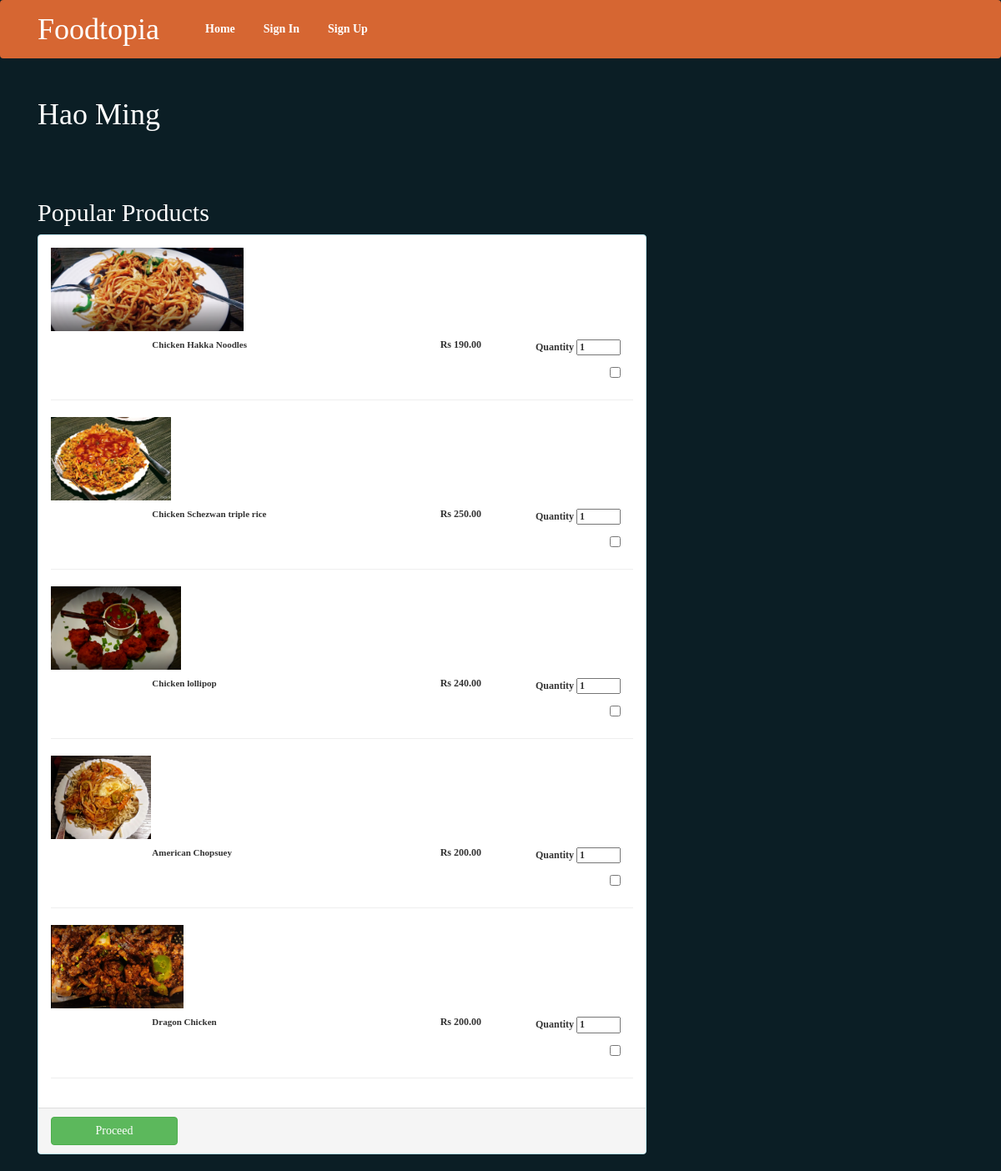
Page /restaurant.php on the committed database.
### tables this page shows
CREATE TABLE `restaurant` (
  `sl` int(128) NOT NULL,
  `name` varchar(256) NOT NULL,
  `location` varchar(256) NOT NULL,
  `sell` int(11) NOT NULL,
  `image` varchar(50) NOT NULL,
  `imagename` varchar(160) NOT NULL
);

CREATE TABLE `menu` (
  `sl` int(128) NOT NULL,
  `restaurant` varchar(256) NOT NULL,
  `item` varchar(256) NOT NULL,
  `details` varchar(256) NOT NULL,
  `price` int(128) NOT NULL,
  `image` varchar(50) NOT NULL,
  `imagename` varchar(160) NOT NULL
);

### restaurant.php (the view, shortened to what this page needs)
<!DOCTYPE html>
<html lang="en">
  <head>
  </head>
  <body>
<?php
include "nav.php";
?>
<?php
    include_once 'connect.php';
    $id = intval($_GET['id']);
    $sql = 'SELECT * FROM restaurant WHERE sl = '.$id.' ';
    $result = mysqli_query($conn,$sql);
    $row = mysqli_fetch_array($result);
    $restaurant = $row['name'];
?>
    <section class="py-5">
      <div class="container">
        <h1 style="font-family:Axiforma;color:white;"><?php echo "$restaurant"; ?></h1>
        </div></section>
    <br>
<form method="POST" action="process.php">
<div class="container">
  <h2 style="font-family:Axiforma; color:white;">Popular Products</h2>
  <div class="row">
    <div class="col-xs-8">
      <div class="panel panel-info">
        <div class="panel-body">
<?php
$sql = "SELECT * FROM menu WHERE restaurant = '$restaurant'" ;
$result = mysqli_query($conn,$sql);
$n=0;
while($row = mysqli_fetch_array($result)){
  echo '<img src="images/'.$row['imagename'].'" height="100px; width="100px;">' ;
?>
  <div class="row">
            <div class="col-xs-2"></div>
            <div class="col-xs-4"><h4 class="product-name" style="font-family:Axiforma; font-size:11px"><strong><?php echo "$row[item]"; ?></strong></h4></div>
            <div class="col-xs-6">
              <div class="col-xs-6 text-right"><h6><strong>Rs <?php echo "$row[price]"; ?>.00 <span class="text-muted"></span></strong></h6></div>
              <div class="col-xs-6 text-right"><h6><strong>Quantity <input type="number" name="quantity[]" min="1" max="10" value="1"><span class="text-muted"></span></strong></h6></div>
              <div class="col-xs-6 text-right"><h6><strong><span class="text-muted"></span></strong></h6></div>
              <div class="col-xs-6 text-right">
                    <input type="checkbox" name="ordered_item[]" value="<?php echo "".$row['sl']."x".$n.""; ?>">
              </div>
            </div>
          </div>
          <hr>
          <?php
          $n++;
}
?>
        </div>
        <div class="panel-footer">
          <div class="row text-center">
            <div class="col-xs-3">
              <button name="order" type="submit" class="btn btn-success btn-block">
                Proceed
              </button>
            </div>
          </div>
        </div>
      </div>
    </div>
  </div>
</div>
</form>
</body>
</html>
<link href="assets/css/bootstrap.min.css" rel="stylesheet">
<link href="assets/css/source.bootstrap.min.css" rel="stylesheet">
<link href="assets/css/half-slider.css" rel="stylesheet">
<link href="assets/css/index.css" rel="stylesheet">

### nav.php (shortened to what this page needs)
  <!DOCTYPE html>
  <html>
  <head>
    <link rel="stylesheet" type="text/css" media="screen" href="assets/css/index.css" />
    <link rel="stylesheet" href="https://maxcdn.bootstrapcdn.com/bootstrap/3.3.7/css/bootstrap.min.css">
  </head>
  <body>
  <nav class="navbar navbar-expand-lg navbar-dark bg-red fixed-top">
    <div class="container">
      <a class="navbar-brand" href="index.php" style= "font-size:36px; font-family: Axiforma;"> Foodtopia </a>
      <div class="collapse navbar-collapse" id="navbarResponsive">
        <ul class="nav navbar-nav">
          <li>
            <a href="index.php" style="font-family: Axiforma; font-weight:bold;">Home </a>
          </li>
        <?php
        if(isset($_SESSION['valid'])!=true){
          ?>
          <ul class="nav navbar-nav navbar-right">
          <li><a href="sign_in.php" style="font-family: Axiforma; font-weight:bold;">Sign In</a></li>
          <li><a href="sign_up.php" style="font-family: Axiforma; font-weight:bold;">Sign Up</a></li>
          </ul>
        <?php
        }
        else{
          ?>
          <ul class="nav navbar-nav navbar-right">
          <li><a href="logout.php" style="font-family: Axiforma; font-weight:bold;">Logout</a></li>
          </ul>
          <?php
        }
        ?>
    </div>
  </div>
</nav>
  </body>
  </html>

### assets/css/index.css (style rules this page uses)
body { background-color: #0b1e25; }
.navbar.navbar-expand-lg { background-color: rgb(214, 102, 50); }
.navbar.navbar-expand-lg .navbar-nav > li > a { background-color: rgb(214, 102, 50); display: inline-block; color: white; }
.navbar.navbar-expand-lg .navbar-nav > li >a::after { content: attr(title); font-weight: bold; height: 0; overflow: hidden; visibility: hidden; border: 2px solid white; }
.navbar.navbar-expand-lg .navbar-brand { color: white; }
.navbar { position: relative; min-height: 70px !important; margin-bottom: -2px !important; border: 1px solid transparent !important; }

### rows in the picture
restaurant: name "Hao Ming"
menu: imagename (picture), item "Chicken Hakka Noodles", price "190"
menu: imagename (picture), item "Chicken Schezwan triple rice", price "250"
menu: imagename (picture), item "Chicken lollipop", price "240"
menu: imagename (picture), item "American Chopsuey", price "200"
menu: imagename (picture), item "Dragon Chicken", price "200"
